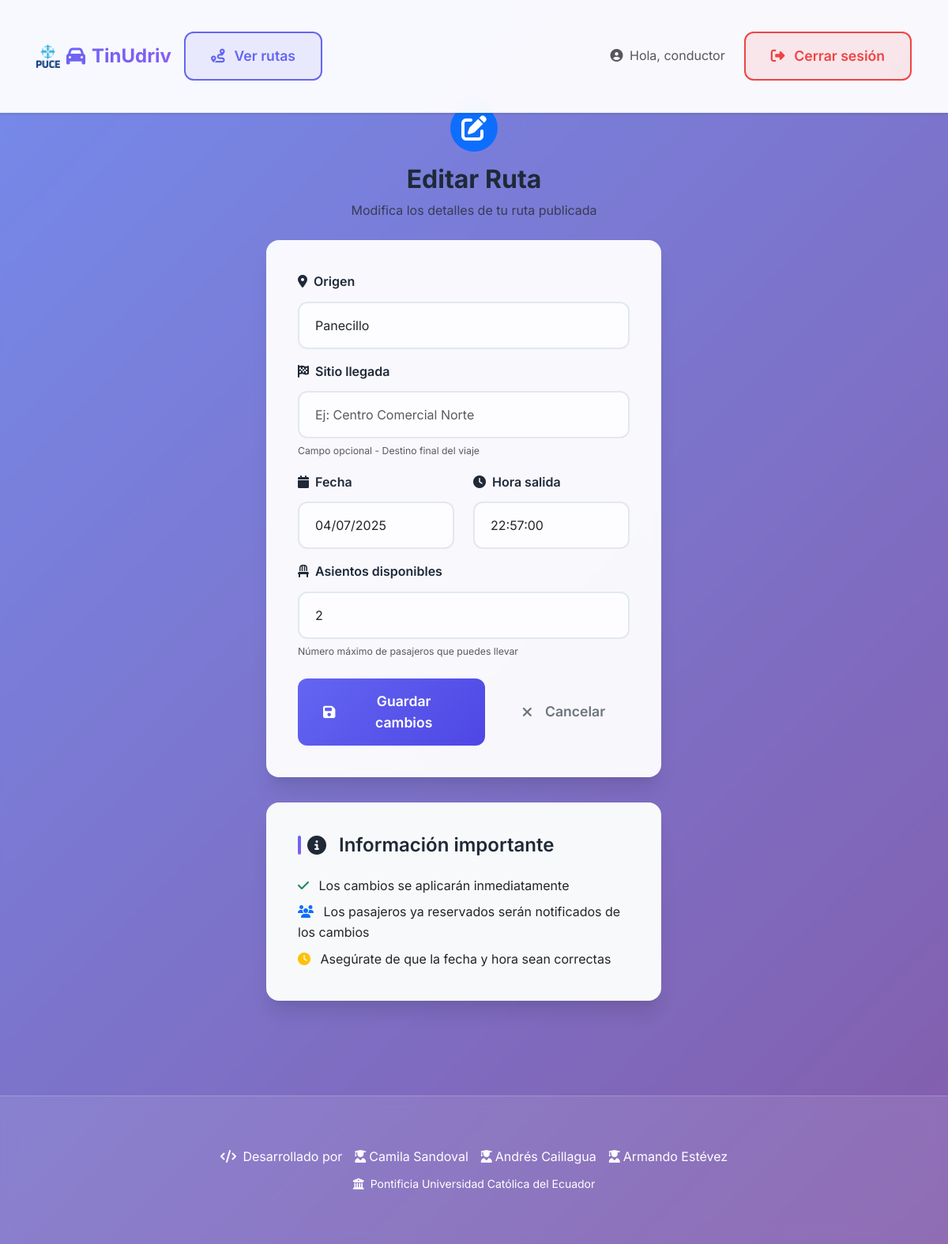
Page /ruta/editar/8/ (signed in) on the committed database.
### core/models.py (models this page shows, shortened)
class Usuario(AbstractUser):
    nombre_completo = models.CharField(max_length=100)
    correo_institucional = models.EmailField(unique=True)
    telefono = models.CharField(max_length=20)
    facultad = models.CharField(max_length=100)
    TIPO_USUARIO_CHOICES = [
        ('conductor', 'Conductor'),
        ('pasajero', 'Pasajero'),
    ]
    tipo_usuario = models.CharField(max_length=10, choices=TIPO_USUARIO_CHOICES)
    USERNAME_FIELD = 'correo_institucional'
    REQUIRED_FIELDS = ['username', 'nombre_completo', 'telefono', 'facultad', 'tipo_usuario']

class Ruta(models.Model):
    conductor = models.ForeignKey(Usuario, on_delete=models.CASCADE, related_name='rutas')
    origen = models.CharField(max_length=200)
    hora_salida = models.TimeField()
    fecha = models.DateField()
    sitio_llegada = models.CharField(max_length=200, default='Universidad Católica del Ecuador')
    asientos_disponibles = models.PositiveIntegerField(default=4)

### core/views.py (the view)
# urls.py: path('ruta/editar/<int:ruta_id>/', views.editar_ruta_view, name='editar_ruta'),
@login_required
def editar_ruta_view(request, ruta_id):
    try:
        ruta = Ruta.objects.get(id=ruta_id, conductor=request.user)
    except Ruta.DoesNotExist:
        messages.error(request, "La ruta no existe o no te pertenece.")
        return redirect('panel')
    if request.method == 'POST':
        form = RutaForm(request.POST, instance=ruta)
        if form.is_valid():
            form.save()
            messages.success(request, "Ruta actualizada exitosamente.")
            return redirect('panel')
    else:
        form = RutaForm(instance=ruta)
    return render(request, 'editar_ruta.html', {'form': form, 'ruta': ruta})

### core/forms.py
class RutaForm(forms.ModelForm):
    class Meta:
        model = Ruta
        fields = ['origen', 'fecha', 'hora_salida', 'asientos_disponibles', 'sitio_llegada']

### core/templates/editar_ruta.html (shortened to what this page needs)
{% extends "base.html" %}
{% load widget_tweaks %}
{% load static %}
{% block content %}
<div class="container py-4">
    <div class="row justify-content-center">
        <div class="col-md-8 col-lg-6">
            <div class="text-center mb-4">
                <div class="d-inline-flex align-items-center justify-content-center bg-primary rounded-circle mb-3"
                    style="width: 60px; height: 60px;">
                    <i class="fas fa-edit fa-2x text-white"></i>
                </div>
                <h2 class="fw-bold mb-2">Editar Ruta</h2>
                <p class="text-muted">Modifica los detalles de tu ruta publicada</p>
            </div>
            <div class="card">
                <div class="card-body">
                    <form method="post">
                        <div class="mb-3">
                            <label for="{{ form.origen.id_for_label }}" class="form-label">
                                <i class="fas fa-map-marker-alt me-2"></i>{{ form.origen.label }}
                            </label>
                            {{ form.origen|add_class:'form-control'|attr:'placeholder:Ej: Universidad Central' }}
                        </div>
                        <div class="mb-3">
                            <label for="{{ form.sitio_llegada.id_for_label }}" class="form-label">
                                <i class="fas fa-flag-checkered me-2"></i>{{ form.sitio_llegada.label }}
                            </label>
                            {{ form.sitio_llegada|add_class:'form-control'|attr:'placeholder:Ej: Centro Comercial Norte' }}
                            <div class="form-text">
                                <small>Campo opcional - Destino final del viaje</small>
                            </div>
                        </div>
                        <div class="row">
                            <div class="col-md-6">
                                <div class="mb-3">
                                    <label for="{{ form.fecha.id_for_label }}" class="form-label">
                                        <i class="fas fa-calendar me-2"></i>{{ form.fecha.label }}
                                    </label>
                                    {{ form.fecha|add_class:'form-control' }}
                                </div>
                            </div>
                            <div class="col-md-6">
                                <div class="mb-3">
                                    <label for="{{ form.hora_salida.id_for_label }}" class="form-label">
                                        <i class="fas fa-clock me-2"></i>{{ form.hora_salida.label }}
                                    </label>
                                    {{ form.hora_salida|add_class:'form-control' }}
                                </div>
                            </div>
                        </div>
                        <div class="mb-4">
                            <label for="{{ form.asientos_disponibles.id_for_label }}" class="form-label">
                                <i class="fas fa-chair me-2"></i>{{ form.asientos_disponibles.label }}
                            </label>
                            {{ form.asientos_disponibles|add_class:'form-control' }}
                            <div class="form-text">
                                <small>Número máximo de pasajeros que puedes llevar</small>
                            </div>
                        </div>
                        <div class="d-flex gap-3">
                            <button type="submit" class="btn btn-primary flex-fill">
                                <i class="fas fa-save me-2"></i>
                                Guardar cambios
                            </button>
                            <a href="{% url 'panel' %}" class="btn btn-outline-secondary flex-fill">
                                <i class="fas fa-times me-2"></i>
                                Cancelar
                            </a>
                        </div>
                    </form>
                </div>
            </div>
            <div class="card mt-4 bg-light">
                <div class="card-body">
                    <h6 class="card-title">
                        <i class="fas fa-info-circle me-2"></i>
                        Información importante
                    </h6>
                    <ul class="list-unstyled mb-0">
                        <li class="mb-2">
                            <i class="fas fa-check text-success me-2"></i>
                            Los cambios se aplicarán inmediatamente
                        </li>
                        <li class="mb-2">
                            <i class="fas fa-users text-primary me-2"></i>
                            Los pasajeros ya reservados serán notificados de los cambios
                        </li>
                        <li>
                            <i class="fas fa-clock text-warning me-2"></i>
                            Asegúrate de que la fecha y hora sean correctas
                        </li>
                    </ul>
                </div>
            </div>
        </div>
    </div>
</div>
{% endblock content %}

### core/templates/base.html (shortened to what this page needs)
{% load static %} {% load widget_tweaks %}
<!DOCTYPE html>
<html lang="es">
<head>
    <link href="https://cdn.jsdelivr.net/npm/bootstrap@5.3.0/dist/css/bootstrap.min.css" rel="stylesheet" />
    <link rel="stylesheet" href="https://cdnjs.cloudflare.com/ajax/libs/font-awesome/6.7.2/css/all.min.css"
 />
    <link href="{% static 'styles.css' %}" rel="stylesheet">
</head>
<body>
    <header>
        {% if user.is_authenticated %}
        <nav class="navbar navbar-expand-lg navbar-light fixed-top">
            <div class="container">
                <a class="navbar-brand d-flex align-items-center" href="#">
                    <img src="{% static 'images/pucelogo.png' %}" alt="PUCE Logo" style="width: 30px; height: 30px; margin-right: 8px;">
                    <i class="fas fa-car me-2"></i>
                    TinUdriv
                </a>
                {% if user.is_authenticated or user.usuario.tipo_usuario != 'conductor' %}
                    <button class="btn btn-outline-primary btn-sm" onclick="toggleRutas()">
                        <i class="fas fa-route me-1"></i>
                            Ver rutas
                    </button>
                {% endif %}
                <div class="collapse navbar-collapse" id="navbarNav">
                    <div class="navbar-nav ms-auto d-flex align-items-center gap-2">
                        <span class="navbar-text me-3">
                            <i class="fas fa-user-circle me-1"></i>
                            Hola, {{ user.nombre_completo }}
                        </span>
                        <a href="{% url 'logout' %}" class="btn btn-outline-danger btn-sm">
                            <i class="fas fa-sign-out-alt me-1"></i>
                            Cerrar sesión
                        </a>
                    </div>
                </div>
            </div>
        </nav>
        <div style="height: 76px;"></div>
        {% endif %}
    </header>
    <main class="main">
        <div class="container">
            {% block content %}{% endblock content %}
        </div>
    </main>
    <footer>
        <div class="container">
            <div class="row">
                <div class="col-md-12">
                    <div class="d-flex justify-content-center align-items-center flex-wrap gap-3">
                        <div class="text-center">
                            <i class="fas fa-code me-1"></i>
                            Desarrollado por
                        </div>
                        <div class="d-flex flex-wrap justify-content-center gap-3">
                            <span><i class="fas fa-user-graduate me-1"></i>Camila Sandoval</span>
                            <span><i class="fas fa-user-graduate me-1"></i>Andrés Caillagua</span>
                            <span><i class="fas fa-user-graduate me-1"></i>Armando Estévez</span>
                        </div>
                    </div>
                    <div class="text-center mt-2">
                        <small>
                            <i class="fas fa-university me-1"></i>
                            Pontificia Universidad Católica del Ecuador
                        </small>
                    </div>
                </div>
            </div>
        </div>
    </footer>
</body>
</html>

### core/static/styles.css (style rules this page uses)
:root { --primary-color: #6366f1; --primary-dark: #4f46e5; --secondary-color: #8b5cf6; --accent-color: #06b6d4; --success-color: #10b981; --warning-color: #f59e0b; --danger-color: #ef4444; --dark-color: #1f2937; --light-color: #f8fafc; --border-color: #e2e8f0; --shadow-light: 0 1px 3px 0 rgba(0, 0, 0, 0.1), 0 1px 2px 0 rgba(0, 0, 0, 0.06); --shadow-medium: 0 4px 6px -1px rgba(0, 0, 0, 0.1), 0 2px 4px -1px rgba(0, 0, 0, 0.06); --shadow-large: 0 20px 25px -5px rgba(0, 0, 0, 0.1), 0 10px 10px -5px rgba(0, 0, 0, 0.04); }
* { margin: 0; padding: 0; box-sizing: border-box; }
body { font-family: 'Inter', -apple-system, BlinkMacSystemFont, 'Segoe UI', Roboto, sans-serif; min-height: 100vh; background: linear-gradient(135deg, #667eea 0%, #764ba2 100%); background-attachment: fixed; color: var(--dark-color); line-height: 1.6; }
body::before { content: ''; position: fixed; top: 0; left: 0; width: 100%; height: 100%; background: rgba(255, 255, 255, 0.1); -webkit-backdrop-filter: blur(2px); backdrop-filter: blur(2px); z-index: -1; }
.card { border: none; border-radius: 16px; box-shadow: var(--shadow-large); -webkit-backdrop-filter: blur(10px); backdrop-filter: blur(10px); background: rgba(255, 255, 255, 0.95); transition: all 0.3s ease; overflow: hidden; min-width: 400px; width: 100%; max-width: 500px; }
.card-body { padding: 2.5rem; }
.card-title { font-size: 1.5rem; font-weight: 600; color: var(--dark-color); margin-bottom: 1.5rem; display: flex; align-items: center; gap: 0.5rem; }
.card-title::before { content: ''; width: 4px; height: 1.5rem; background: linear-gradient(135deg, var(--primary-color), var(--secondary-color)); border-radius: 2px; }
.form-control, .form-select { border: 2px solid var(--border-color); border-radius: 12px; padding: 1rem 1.25rem; font-size: 1rem; transition: all 0.2s ease; background: rgba(255, 255, 255, 0.8); min-height: 48px; }
.form-label { font-weight: 600; color: var(--dark-color); margin-bottom: 0.75rem; font-size: 1rem; }
.btn { border-radius: 12px; padding: 1rem 2rem; font-weight: 600; font-size: 1.1rem; transition: all 0.2s ease; border: none; text-decoration: none; display: inline-flex; align-items: center; gap: 0.5rem; min-height: 50px; justify-content: center; }
.btn-primary { background: linear-gradient(135deg, var(--primary-color), var(--primary-dark)); color: white; }
.btn-outline-primary { background: rgba(99, 102, 241, 0.1); border: 2px solid var(--primary-color); color: var(--primary-color); }
.btn-outline-danger { background: rgba(239, 68, 68, 0.1); border: 2px solid var(--danger-color); color: var(--danger-color); }
.navbar { background: rgba(255, 255, 255, 0.95) !important; -webkit-backdrop-filter: blur(10px); backdrop-filter: blur(10px); border-bottom: 1px solid var(--border-color); box-shadow: var(--shadow-light); }
.navbar-brand { font-weight: 700; font-size: 1.5rem; background: linear-gradient(135deg, var(--primary-color), var(--secondary-color)); -webkit-background-clip: text; -webkit-text-fill-color: transparent; background-clip: text; }
footer { background: rgba(255, 255, 255, 0.1); -webkit-backdrop-filter: blur(10px); backdrop-filter: blur(10px); padding: 2rem 0; text-align: center; margin-top: 4rem; border-top: 1px solid rgba(255, 255, 255, 0.2); color: white; }
.container { padding: 2rem 1rem; }
.mt-4 { margin-top: 2rem !important; }
a { color: var(--primary-color); text-decoration: none; transition: color 0.2s ease; }
* { transition: color 0.2s ease, background-color 0.2s ease, border-color 0.2s ease, transform 0.2s ease; }

### rows in the picture
Usuario: nombre_completo "conductor"
Ruta: origen "Panecillo", fecha "04/07/2025", hora_salida "22:57:00", asientos_disponibles "2"
